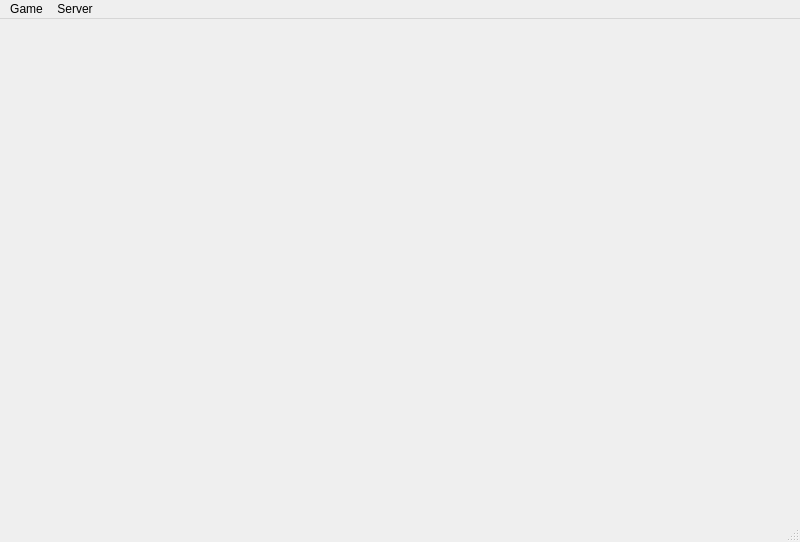
<?xml version="1.0" encoding="UTF-8"?>
<ui version="4.0">
 <class>MainWindow</class>
 <widget class="QMainWindow" name="MainWindow">
  <property name="geometry">
   <rect>
    <x>0</x>
    <y>0</y>
    <width>800</width>
    <height>542</height>
   </rect>
  </property>
  <property name="windowTitle">
   <string>Battleplan</string>
  </property>
  <property name="windowIcon">
   <iconset resource="res.qrc">
    <normaloff>:/res/page-end.png</normaloff>:/res/page-end.png</iconset>
  </property>
  <property name="styleSheet">
   <string notr="true">MainWindow {
	background-image: url(:/res/abstract_bg.jpg);
}
color: white;</string>
  </property>
  <widget class="QWidget" name="centralwidget"/>
  <widget class="QMenuBar" name="menubar">
   <property name="geometry">
    <rect>
     <x>0</x>
     <y>0</y>
     <width>800</width>
     <height>21</height>
    </rect>
   </property>
   <widget class="QMenu" name="menuFile">
    <property name="title">
     <string>Game</string>
    </property>
    <addaction name="actionNew_Map"/>
    <addaction name="actionAdd_Player"/>
   </widget>
   <widget class="QMenu" name="menuServer">
    <property name="title">
     <string>Server</string>
    </property>
    <addaction name="actionConnect"/>
    <addaction name="actionStart_Game"/>
   </widget>
   <addaction name="menuFile"/>
   <addaction name="menuServer"/>
  </widget>
  <widget class="QStatusBar" name="statusbar"/>
  <action name="actionNew_Map">
   <property name="text">
    <string>New Map</string>
   </property>
  </action>
  <action name="actionAdd_Player">
   <property name="text">
    <string>Add Player</string>
   </property>
  </action>
  <action name="actionConnect">
   <property name="text">
    <string>Connect</string>
   </property>
  </action>
  <action name="actionStart_Game">
   <property name="text">
    <string>Start Game</string>
   </property>
  </action>
 </widget>
 <resources>
  <include location="res.qrc"/>
 </resources>
 <connections/>
</ui>
